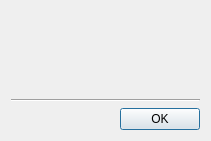
<?xml version="1.0" encoding="UTF-8"?>
<ui version="4.0">
 <class>tt3::gui::ManagePrivateActivitiesDialog</class>
 <widget class="QDialog" name="tt3::gui::ManagePrivateActivitiesDialog">
  <property name="geometry">
   <rect>
    <x>0</x>
    <y>0</y>
    <width>211</width>
    <height>141</height>
   </rect>
  </property>
  <property name="windowTitle">
   <string>Manage private activities</string>
  </property>
  <property name="windowIcon">
   <iconset resource="tt3-gui.qrc">
    <normaloff>:/tt3-gui/Resources/Images/Objects/PrivateActivityLarge.png</normaloff>:/tt3-gui/Resources/Images/Objects/PrivateActivityLarge.png</iconset>
  </property>
  <layout class="QGridLayout" name="gridLayout">
   <item row="0" column="0">
    <widget class="QWidget" name="managerPanel" native="true"/>
   </item>
   <item row="1" column="0">
    <widget class="Line" name="line">
     <property name="orientation">
      <enum>Qt::Orientation::Horizontal</enum>
     </property>
    </widget>
   </item>
   <item row="2" column="0">
    <widget class="QDialogButtonBox" name="buttonBox">
     <property name="orientation">
      <enum>Qt::Orientation::Horizontal</enum>
     </property>
     <property name="standardButtons">
      <set>QDialogButtonBox::StandardButton::Ok</set>
     </property>
    </widget>
   </item>
  </layout>
 </widget>
 <resources>
  <include location="tt3-gui.qrc"/>
 </resources>
 <connections>
  <connection>
   <sender>buttonBox</sender>
   <signal>accepted()</signal>
   <receiver>tt3::gui::ManagePrivateActivitiesDialog</receiver>
   <slot>accept()</slot>
   <hints>
    <hint type="sourcelabel">
     <x>248</x>
     <y>254</y>
    </hint>
    <hint type="destinationlabel">
     <x>157</x>
     <y>274</y>
    </hint>
   </hints>
  </connection>
  <connection>
   <sender>buttonBox</sender>
   <signal>rejected()</signal>
   <receiver>tt3::gui::ManagePrivateActivitiesDialog</receiver>
   <slot>reject()</slot>
   <hints>
    <hint type="sourcelabel">
     <x>316</x>
     <y>260</y>
    </hint>
    <hint type="destinationlabel">
     <x>286</x>
     <y>274</y>
    </hint>
   </hints>
  </connection>
 </connections>
</ui>
